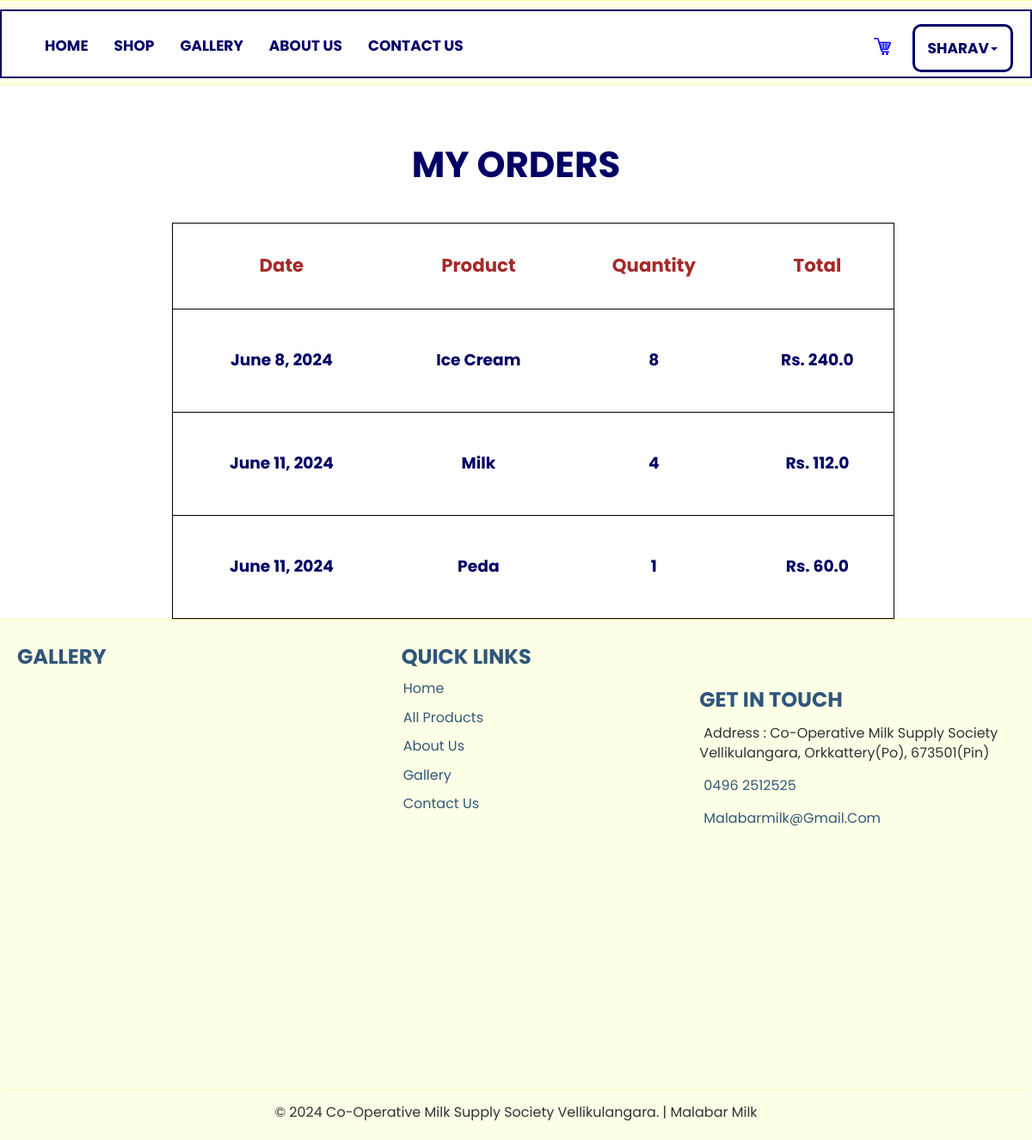
Screenshot of /myorders/ (signed in) with the database file from the repository.
### empapp/models.py (models this page shows)
class salesdb(models.Model):
    Date = models.DateField(auto_now=True)
    Product = models.CharField(max_length=100, null=True, blank=True)
    Price = models.FloatField(null=True, blank=True)
    Quantity = models.IntegerField(null=True, blank=True)
    Total = models.FloatField(null=True, blank=True)
    Customer = models.CharField(max_length=100, null=True, blank=True)

### webapp/views.py (the view)
# urls.py: path('myorders/', views.myorders, name="myorders"),
def myorders(req):
    cs = req.session['Username']
    data = salesdb.objects.filter(Customer=cs)
    return render(req, "viewmyorder.html", {'cs':cs, 'data':data})

### webapp/templates/viewmyorder.html (shortened to what this page needs)
<!DOCTYPE html>
{% extends 'index.html' %}
{% block content %}
<html lang="en">
<head>
</head>
<body>
<h2 style="color:#000066;height:80px;padding-top:10px;text-align:center;margin-top:60px;">MY ORDERS</h2><br>
<table width="70%" style="margin-left:200px;">
    <tr>
        <td style="font-size:16pt;color:brown;font-weight:bold;height:100px;">Date</td>
        <td style="font-size:16pt;color:brown;font-weight:bold;height:100px;">Product</td>
        <td style="font-size:16pt;color:brown;font-weight:bold;height:100px;">Quantity</td>
        <td style="font-size:16pt;color:brown;font-weight:bold;height:100px;">Total</td>
    </tr>
    {% for i in data %}
<tr>
    <td>{{i.Date}}</td>
    <td>{{i.Product}}</td>
    <td>{{i.Quantity}}</td>
    <td>Rs. {{i.Total}}</td>
</tr>
{% endfor %}
</table>
</body>
</html>
{% endblock %}

### adminapp/static/css/global.css (style rules this page uses)
body { font-family: 'Poppins', sans-serif; text-transform:capitalize; }
h1,h2,h3,h4,h5,h6 { padding:0; margin:0; color:#2f567a; font-weight:bold; }
h2 { font-size:42px; margin-top:15px; }

### webapp/templates/viewmyorder.html (style rules this page uses)
td { font-size:14pt; color:#000066; font-weight:bold; text-align:center; height:120px; }
tr { border:1px solid black; }

### rows the page displays
salesdb: Date "June 8, 2024", Product "Ice Cream", Quantity "8", Total "240.0"
salesdb: Date "June 11, 2024", Product "Milk", Quantity "4", Total "112.0"
salesdb: Date "June 11, 2024", Product "Peda", Quantity "1", Total "60.0"

### other values shown
{{ request.session.Username }} "SHARAV"
